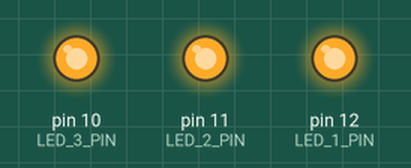
This sketch was run on a simulated Arduino Uno, built with avr-gcc and run on an emulated ATmega328P. On the bench: output pins drawn as LEDs (lit = HIGH).

Above: at 1.6 s.
At 2.1 s:
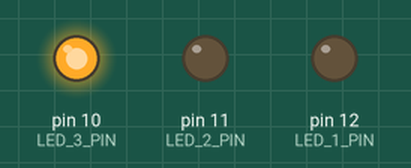
At 3.0 s:
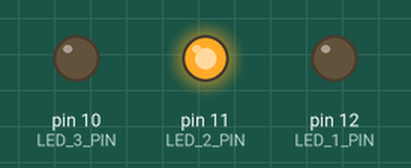
At 3.44 s:
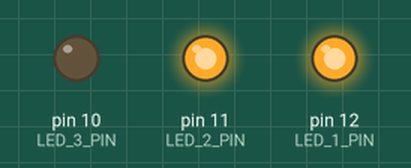
At 5.8 s:
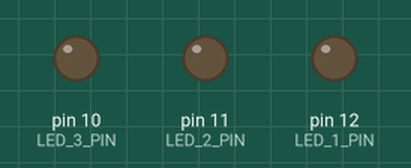
At 6.8 s:
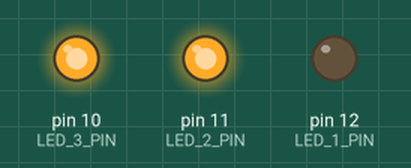
Timing chart, 0 to 7.3 s (numbered marks = the images above):
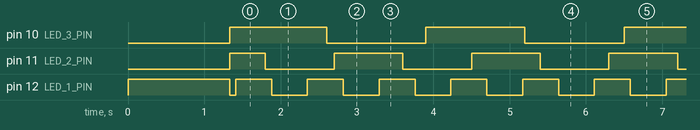

The sketch:

Script.ino
```cpp
// This program controls three LEDs connected to digital pins 10, 11, and 12.
// Each LED blinks independently at different intervals specified in milliseconds.

#define LED_1_PIN 12  // Define digital pin 12 for LED 1
#define LED_2_PIN 11  // Define digital pin 11 for LED 2
#define LED_3_PIN 10  // Define digital pin 10 for LED 3

// Variables to keep track of the timing for each LED
unsigned long previousTimeLED1Blink = millis(); // Store the last toggle time for LED 1
unsigned long timeIntervalLED1Blink = 470;      // Set blink interval for LED 1 (470 ms)

unsigned long previousTimeLED2Blink = millis(); // Store the last toggle time for LED 2
unsigned long timeIntervalLED2Blink = 900;      // Set blink interval for LED 2 (900 ms)

unsigned long previousTimeLED3Blink = millis(); // Store the last toggle time for LED 3
unsigned long timeIntervalLED3Blink = 1300;     // Set blink interval for LED 3 (1300 ms)

// Variables to store the current state of each LED
int LED1State = LOW; // Current state of LED 1 (LOW = off, HIGH = on)
int LED2State = LOW; // Current state of LED 2
int LED3State = LOW; // Current state of LED 3

void setup(){
  // The setup function runs once when the microcontroller starts
  // Initialize the LED pins and perform initial actions

  pinMode(LED_1_PIN, OUTPUT); // Set LED 1 pin as an output
  pinMode(LED_2_PIN, OUTPUT); // Set LED 2 pin as an output
  pinMode(LED_3_PIN, OUTPUT); // Set LED 3 pin as an output

  digitalWrite(LED_1_PIN, HIGH); // Turn on LED 1
  delay(1000);                   // Wait for 1 second
  digitalWrite(LED_BUILTIN, LOW); // Turn off the built-in LED (on-board LED)
  delay(333);                    // Wait for 333 milliseconds
}

void loop(){
  // The loop function runs continuously after setup()
  // It controls the blinking of each LED independently based on their intervals

  unsigned long timeNow = millis(); // Get the current time in milliseconds since the program started

  // --- LED 1 Blinking Control ---
  // Check if the time interval for LED 1 has passed
  if(timeNow - previousTimeLED1Blink > timeIntervalLED1Blink) {
    // Toggle the state of LED 1
    if (LED1State == LOW) {
      LED1State = HIGH;
    }
    else {
      LED1State = LOW;
    }
    digitalWrite(LED_1_PIN, LED1State);             // Update LED 1 with the new state (on/off)
    previousTimeLED1Blink += timeIntervalLED1Blink; // Update the last toggle time for LED 1
  }

  // --- LED 2 Blinking Control ---
  // Check if the time interval for LED 2 has passed
  if (timeNow - previousTimeLED2Blink > timeIntervalLED2Blink) {
    // Toggle the state of LED 2
    if (LED2State == LOW) {
      LED2State = HIGH;
    }
    else {
      LED2State = LOW;
    }
    digitalWrite(LED_2_PIN, LED2State);             // Update LED 2 with the new state (on/off)
    previousTimeLED2Blink += timeIntervalLED2Blink; // Update the last toggle time for LED 2
  }

  // --- LED 3 Blinking Control ---
  // Check if the time interval for LED 3 has passed
  if (timeNow - previousTimeLED3Blink > timeIntervalLED3Blink) {
    // Toggle the state of LED 3
    if (LED3State == LOW) {
      LED3State = HIGH;
    }
    else {
      LED3State = LOW;
    }
    digitalWrite(LED_3_PIN, LED3State);             // Update LED 3 with the new state (on/off)
    previousTimeLED3Blink += timeIntervalLED3Blink; // Update the last toggle time for LED 3
  }
}
```

Measured:
- by itself, pin 10 (LED_3_PIN): alternates HIGH for 1.3 s and LOW for 1.3 s
- by itself, pin 11 (LED_2_PIN): repeats every 1.8 s: LOW 0.90 s, HIGH 0.90 s
- by itself, pin 12 (LED_1_PIN): repeats every 0.94 s: HIGH 0.47 s, LOW 0.47 s
